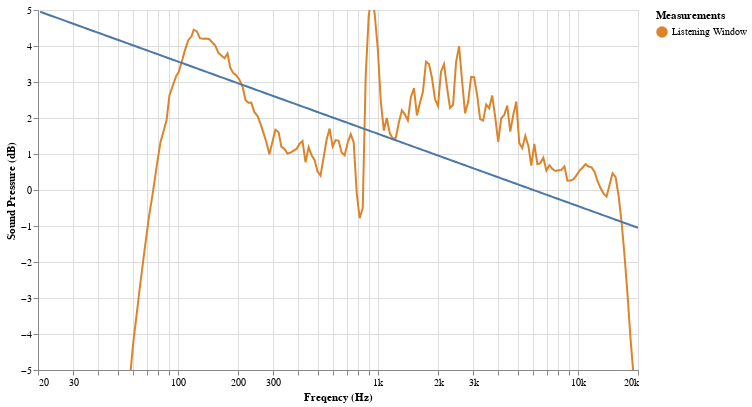

Notebook code for this chart:
### Code cell
df_lw_target = pd.DataFrame({"Freq": freq[1], "Target": lw_target})
graph_freq(graph_melt(spin[{"Freq", "Listening Window"}]), params) + alt.Chart(df_lw_target).mark_line().encode(
    x="Freq:Q", y="Target:Q"
)

### Figure 1 — Vega-Lite specification as saved in the notebook (floating-point values rounded to 4 significant figures; data arrays with more than 128 entries replaced by an {"elided": "..."} marker saying what was removed)
{"config": {"view": {"continuousWidth": 400, "continuousHeight": 300}}, "layer": [{"mark": {"type": "circle", "size": 100}, "encoding": {"color": {"field": "Measurements", "scale": {"domain": ["Listening Window"], "range": ["#dc842a"]}, "sort": null, "type": "nominal"}, "opacity": {"condition": {"value": 1, "selection": "selector001"}, "value": 0}, "tooltip": [{"field": "Measurements", "type": "nominal"}, {"field": "Freq", "type": "quantitative"}, {"field": "dB", "type": "quantitative"}], "x": {"field": "Freq", "scale": {"domain": [20, 20000], "type": "log"}, "type": "quantitative"}, "y": {"field": "dB", "scale": {"domain": [-5, 5], "zero": false}, "type": "quantitative"}}, "selection": {"selector002": {"type": "multi", "fields": ["Measurements"], "bind": "legend"}, "selector003": {"type": "interval", "bind": "scales"}, "selector001": {"type": "single", "nearest": true, "on": "mouseover", "fields": ["Freq"], "empty": "none"}}}, {"mark": "line", "encoding": {"color": {"field": "Measurements", "scale": {"domain": ["Listening Window"], "range": ["#dc842a"]}, "sort": null, "type": "nominal"}, "opacity": {"condition": {"value": 1, "selection": "selector002"}, "value": 0.2}, "x": {"axis": {"format": "~s"}, "field": "Freq", "scale": {"base": 10, "domain": [20, 20000], "nice": false, "type": "log"}, "title": "Freqency (Hz)", "type": "quantitative"}, "y": {"field": "dB", "scale": {"domain": [-5, 5], "zero": false}, "title": "Sound Pressure (dB)", "type": "quantitative"}}, "height": 360, "width": 600}, {"data": {"name": "data-ee1195e6a7478af39e7e5ae7e7f489ea"}, "mark": "line", "encoding": {"x": {"field": "Freq", "type": "quantitative"}, "y": {"field": "Target", "type": "quantitative"}}}], "data": {"name": "data-7798f1855f1cc393a296b18530541e06"}, "$schema": "https://vega.github.io/schema/vega-lite/v4.17.0.json", "datasets": {"data-7798f1855f1cc393a296b18530541e06": {"elided": "194 records"}, "data-ee1195e6a7478af39e7e5ae7e7f489ea": {"elided": "194 records"}}}
